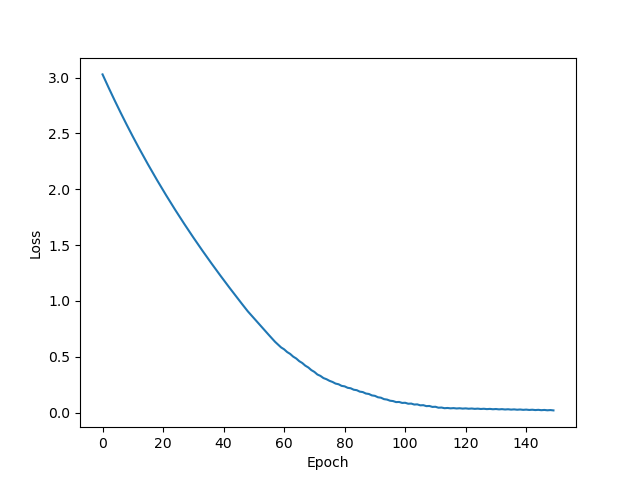

Write Python code to recreate this figure.
import math
import random
import matplotlib
matplotlib.use('TkAgg')
import matplotlib.pyplot as plt

K = 3 #dimension
N = 15 # number of X

"""
def dmul(list1,list2):
    result =0.
    for i in range(len(list1)):
            result+=list1[i]*list2[i]
    return result"""

def mul(list1,list2):
    if isinstance(list1,list):
        if isinstance(list2,list):
            results = [0 for i in range(len(list1[0]))]
            for i in range(len(results)):
                for j in range(len(results)):
                    results[i] += list1[i][j]*list2[j]
        else:
            results = [0 for i in range(len(list1))]
            for i in range(len(results)):
                results[i] = list1[i] * list2
    else:
        if isinstance(list2,list):
            results = [0 for i in range(len(list2))]
            for i in range(len(results)):
                results[i] = list1 * list2[i]
        else:
            results = list1*list2

    return results

class Sigmoid:
    def __init__(self):
        self.out = None
    def forward(self,x):
        results = [0 for i in range(len(x))]
        for i in range(len(results)):
            results[i] = 1/(1+math.exp(-x[i]))
        self.out = results

        return results
    def backward(self,dout):
        results = [0 for i in range(len(dout))]
        for i in range(len(results)):
            results[i] =dout[i]*(1-self.out[i])*self.out[i]
        return results

class MulLayer:
    def __init__(self):
        self.x = None
        self.y = None
    def forward(self,x,y):
        self.x = x
        self.y = y
        out = mul(self.x,self.y)
        return out
    def backward(self,dout):
        results_x = []
        retults_y = []
        for i in range(len(self.y)):
            results_x.append(mul(dout[i],self.y))
            temp = 0.
            for j in range(len(dout)):
                temp+=self.x[j][i]*dout[j]
            retults_y.append(temp)
        return results_x,retults_y

class AddLayer:
    def __init__(self):
        pass
    def forward(self,x,y):
        results = [0 for i in range(len(x))]
        for i in range(len(results)):
            results[i] = x[i]+y[i]

        return results
    def backward(self,dout):
        dx = dout*1
        dy = dout*1
        return dx,dy

def L2(pred):
    result = 0.
    for i in range(len(pred)):
        result+=math.pow(pred[i],2)
    return math.sqrt(result)

def updata(matrix,grad_matrix,learning_rate):
    for i in range(len(matrix)):
        for j in range(len(matrix[0])):
            matrix[i][j] -= grad_matrix[i][j]*learning_rate
    return matrix



if __name__ == '__main__':

    Loss_nx=[]  # the loss of all x in every epoch
    
    for i in range(N):  # x1 x2 x3...xn
        Epoch = 150
        learning_rate = 0.01 
        label = [0 for k in range(K)]  
        x = [random.random() for k in range(K)]  
        A = [[random.random() for i in range(K)] for j in range(K)]  
        B = [[random.random() for i in range(K)] for j in range(K)]  
        C = [[random.random() for i in range(K)] for j in range(K)]  
        layer1 = MulLayer()
        layer2 = Sigmoid()
        layer3 = MulLayer()
        layer4 = AddLayer()
        layer5 = MulLayer()
        Loss_xi = []            # the loss of x1/x2/x3 in every epoch
        for epoch in range(Epoch):   
            
            #forward
            y = layer1.forward(A,x)
            u = layer2.forward(y)
            v = layer3.forward(B,x)
            z = layer4.forward(u,v)
            w = layer5.forward(C,z)
            L = L2(w)  
            Loss_xi.append(L) #calculate Loss
            
            #backward
            dL = [w[k]/L for k in range(len(w))]
            d_C,d_z = layer5.backward(dL)
            
            C = updata(C,d_C,learning_rate)
            d_u,d_v = layer4.backward(d_z)
            d_B, _ = layer3.backward(d_v)
            B = updata(B, d_B, learning_rate)
            d_y = layer2.backward(d_u)
            d_A,_= layer1.backward(d_y)
            A = updata(A, d_A, learning_rate)
        
        Loss_nx.append(Loss_xi)  
    
    MSE=[]
    for i in range(len(Loss_xi)):  #k
        temp=0
        for j in range(len(Loss_nx)):  #N
            temp +=Loss_nx[j][i] 
        mse=temp/len(Loss_nx)
        MSE.append(mse)
        
    pltx = [i for i in range(Epoch)]  
    plt.xlabel('Epoch')
    plt.ylabel('Loss')
    plt.plot(pltx,MSE)
    plt.show()
